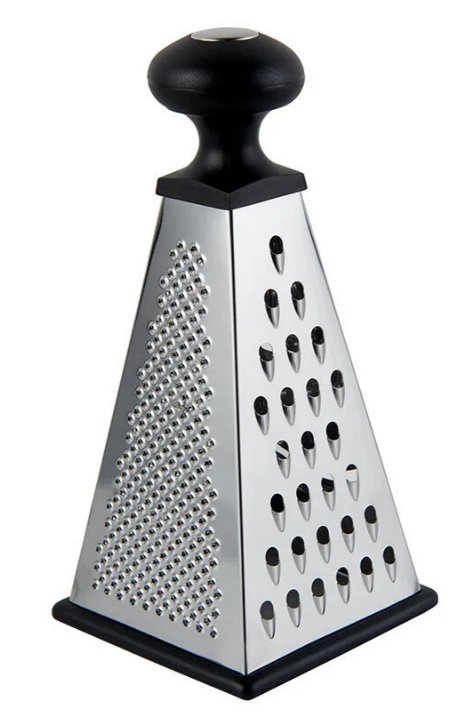
#> input picture input_pictures/input_rende.png, 470 x 717 px
$ python TranslationandRotation.py
#> lines starting #> are read from the running program, lines starting #| are printed output that depends on the picture
import cv2 as cv
import numpy as np

img = cv.imread('../input_pictures/input_rende.png')
#> img is the input picture: shape (717, 470, 3); mean B, G, R 208.5, 207.8, 207.2
height, width = img.shape[:2]
#> height = 717; width = 470

""" TRANSLATION **************************************************************** """
M = np.float32([[1, 0, 50], [0, 1, 150]])
dist = cv.warpAffine(img, M, (width, height))  # parametreler = image, kaydırma miktarı, image boyutu
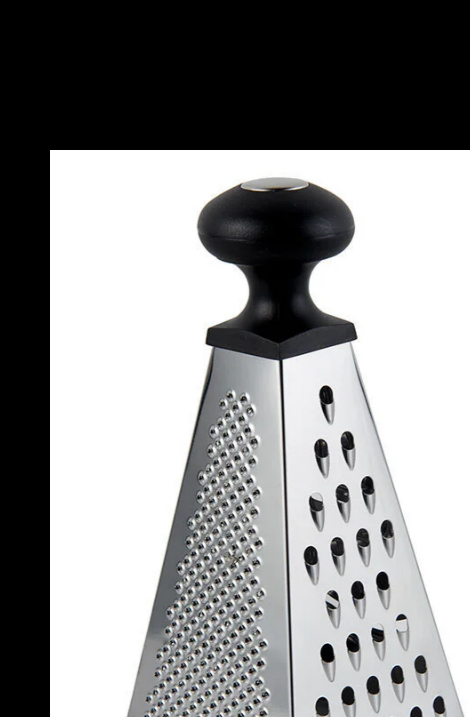
#> dist: shape (717, 470, 3); mean B, G, R 145.8, 145.4, 145
cv.imshow("img",dist)
cv.waitKey(0)
cv.destroyAllWindows()

""" ROTATION **************************************************************** """
M = cv.getRotationMatrix2D(((width - 1) / 2.0, (width - 1) / 2.0), 90, 1)
# getRotationMatrix2D parametreleri = döndürme merkezi, döndürülecek açı ( pozitifse saat yönünün tersinde ), scale
dist_rotate = cv.warpAffine(img, M, (height, width))
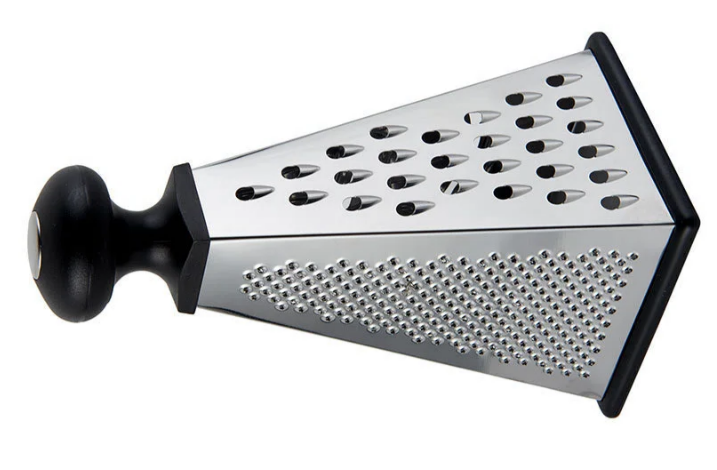
#> dist_rotate: shape (470, 717, 3); mean B, G, R 208.5, 207.8, 207.2
cv.imshow("img",dist_rotate)
cv.waitKey(0)
cv.destroyAllWindows()

$ run again, with input_pictures/input_agac.png copied over input_pictures/input_rende.png
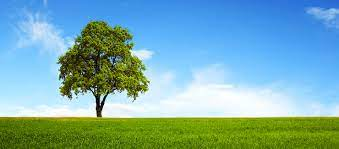
#> input picture input_pictures/input_agac.png, 339 x 149 px
#> img is the input picture: shape (149, 339, 3); mean B, G, R 174.2, 171.9, 122.2
#> dist: shape (149, 339, 3); every value is 0
#> `dist_rotate = cv.warpAffine(img, M, (height, width))`:
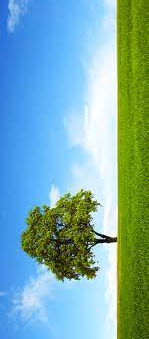
#> dist_rotate: shape (339, 149, 3); mean B, G, R 174.2, 171.9, 122.2
